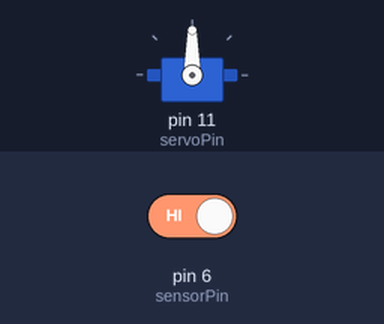
Bench run of a sketch on a simulated Arduino Uno, built with avr-gcc and run on an emulated ATmega328P. Parts: servo. The test bench sets the inputs (shaded band); at power-on: pin 6 (sensorPin) HIGH.

Above: at 1.2 s.
1.3 s: pin 6 (sensorPin) driven LOW
At 1.81 s:
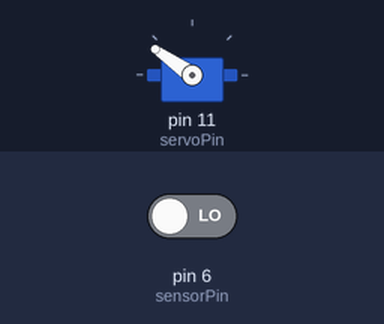
At 2.5 s:
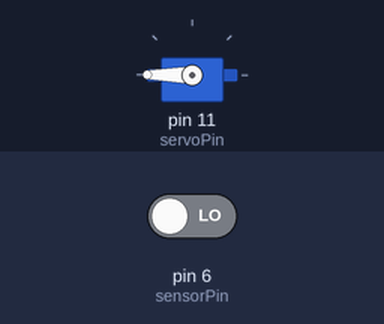
Timing chart, 0 to 4.3 s (numbered marks = the images above; inputs shaded):
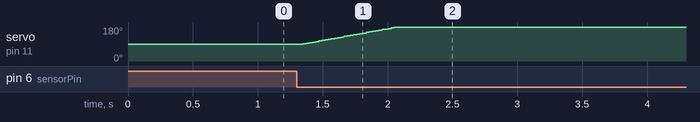

Measured:
- after the input at 1.3 s, servo on pin 11 (servoPin): moves from 90° to 180° over 0.72 s, starting after 0.05 s

The sketch:

SEGRAGATION.ino
```cpp
#include <Servo.h>

// Servo
Servo sorterServo;
int servoPin = 11;

// PNP sensor input (HIGH when object detected)
int sensorPin = 6;

// Servo angles
int LEFT_POS  = 0;     // plastic
int RIGHT_POS = 180;   // paper

// Smooth movement speed
int stepDelay = 8;     // lower = faster, higher = smoother

// Debounce smoothing
int stableReadings = 0;
int requiredStable = 5; // must read same state 5 times

bool lastState = LOW;

void setup() {
  sorterServo.attach(servoPin);
  sorterServo.write(90);  // neutral
  pinMode(sensorPin, INPUT);
}

void smoothMove(int targetAngle) {
  int current = sorterServo.read();

  if (current < targetAngle) {
    for (int pos = current; pos <= targetAngle; pos++) {
      sorterServo.write(pos);
      delay(stepDelay);
    }
  } else {
    for (int pos = current; pos >= targetAngle; pos--) {
      sorterServo.write(pos);
      delay(stepDelay);
    }
  }
}

void loop() {

  // Read sensor
  int reading = digitalRead(sensorPin);

  // Smooth the sensor: only accept change after several consistent readings
  if (reading == lastState) {
    stableReadings++;
  } else {
    stableReadings = 0;
  }

  // Once stable, act
  if (stableReadings >= requiredStable) {

    if (reading == HIGH) {
      // PLASTIC
      smoothMove(LEFT_POS);
    } else {
      // PAPER
      smoothMove(RIGHT_POS);
    }

    stableReadings = 0;
    lastState = reading;
  }

  delay(10);
}
```
